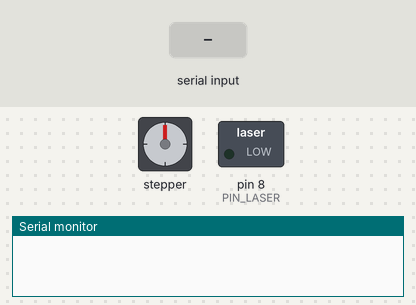
Bench run of a sketch on a simulated Arduino Uno, built with avr-gcc and run on an emulated ATmega328P. Parts: stepper motor, switched loads named in the sketch (green lamp = pin HIGH), the last lines printed to the serial monitor. Wiring (inferred from the names in the program): stepper motor driver (200 steps per turn assumed): step pin 6; direction pin 7. The test bench sets the inputs (shaded band). Pins used as bus, display or sensor lines are not drawn.

Above: at 1.2 s.
1.3 s: "LASER_ON\n" received over Serial
At 1.8 s:
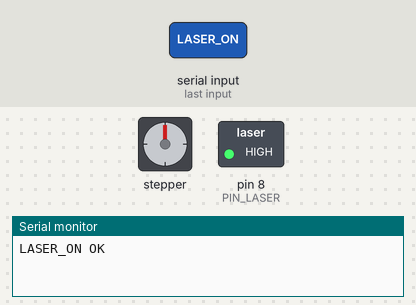
2.8 s: "STEP\n" received over Serial
At 4.4 s:
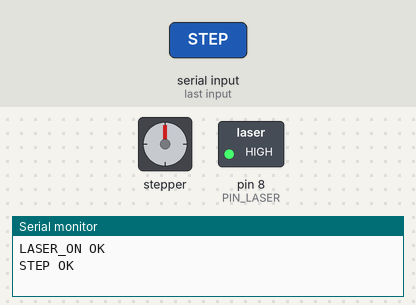
4.7 s: "LASER_OFF\n" received over Serial
At 5.6 s:
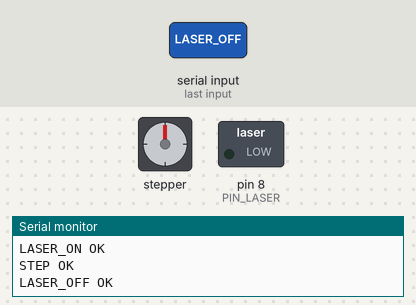
Timing chart, 0 to 7.7 s (numbered marks = the images above; inputs shaded):
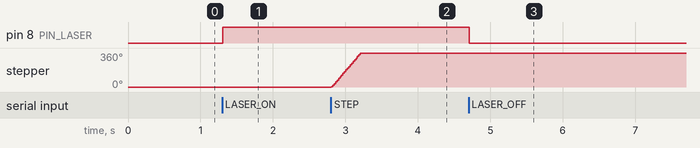

Measured:
- after the input at 1.3 s, pin 8 (PIN_LASER): LOW → HIGH at once
- after the input at 2.8 s, stepper: turns 360° clockwise in 0.40 s, starting at once
- after the input at 4.7 s, pin 8 (PIN_LASER): HIGH → LOW at once

The sketch:

Arduino_Code-UPDATED.ino
```cpp
#define PIN_LASER 8
#define STEP_PIN 6
#define DIR_PIN  7

int NumSteps = 0; // global so it persists between loop() iterations

void setup() {
  Serial.begin(9600);
  pinMode(PIN_LASER, OUTPUT);
  pinMode(STEP_PIN, OUTPUT);
  pinMode(DIR_PIN, OUTPUT);
  digitalWrite(DIR_PIN, HIGH);
}

void stepMotor(int steps, bool forward) {
  digitalWrite(DIR_PIN, forward ? HIGH : LOW);
  for (int i = 0; i < steps; i++) {
    digitalWrite(STEP_PIN, HIGH);
    delayMicroseconds(1000);
    digitalWrite(STEP_PIN, LOW);
    delayMicroseconds(1000);
  }
}

void loop() {
  if (Serial.available() > 0) {
    String command = Serial.readStringUntil('\n');
    command.trim();

    if (command == "LASER_ON") {
      digitalWrite(PIN_LASER, HIGH);
      Serial.println("LASER_ON OK");

    } else if (command == "LASER_OFF") {
      digitalWrite(PIN_LASER, LOW);
      Serial.println("LASER_OFF OK");

    } else if (command == "STEP") {
      stepMotor(200, true); // 1 revolution forward
      NumSteps++;
      Serial.println("STEP OK");

    } else if (command == "RESET") {
      for (int k = 0; k < NumSteps; k++) {
        stepMotor(200, false); // 1 revolution backward per step taken
      }
      NumSteps = 0;
      Serial.println("RESET OK");

    } else {
      Serial.println("ERROR");
    }
  }
}
```
